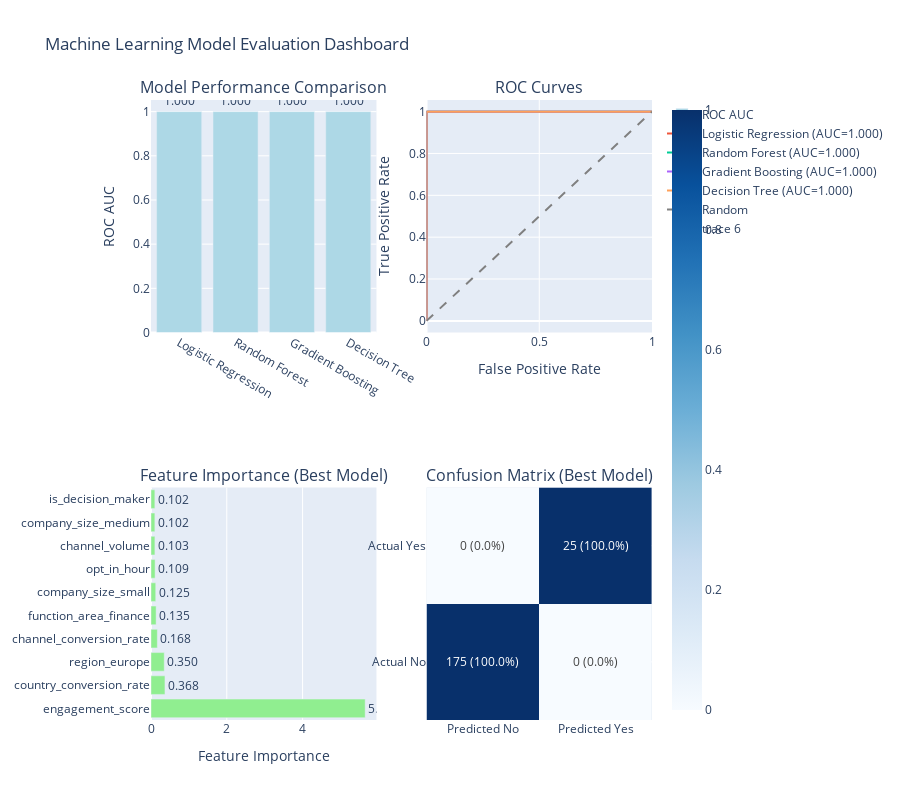

The cell this chart's notebook holds for it:
### Code cell
# Create comprehensive model evaluation visualizations
fig = make_subplots(
    rows=2, cols=2,
    subplot_titles=[
        'Model Performance Comparison',
        'ROC Curves',
        'Feature Importance (Best Model)',
        'Confusion Matrix (Best Model)'
    ],
    specs=[[{"type": "bar"}, {"type": "scatter"}],
           [{"type": "bar"}, {"type": "heatmap"}]]
)

# 1. Model performance comparison
model_names = list(model_results.keys())
roc_aucs = [model_results[name]['metrics']['roc_auc'] for name in model_names]
f1_scores = [model_results[name]['metrics']['f1'] for name in model_names]

fig.add_trace(
    go.Bar(
        x=model_names,
        y=roc_aucs,
        name='ROC AUC',
        marker_color='lightblue',
        text=[f'{auc:.3f}' for auc in roc_aucs],
        textposition='outside'
    ),
    row=1, col=1
)

# 2. ROC curves
for name, result in model_results.items():
    y_pred_proba = result['probabilities']
    fpr, tpr, _ = roc_curve(y_test, y_pred_proba)
    auc_score = result['metrics']['roc_auc']
    
    fig.add_trace(
        go.Scatter(
            x=fpr,
            y=tpr,
            mode='lines',
            name=f'{name} (AUC={auc_score:.3f})',
            line=dict(width=2)
        ),
        row=1, col=2
    )

# Add diagonal line for random classifier
fig.add_trace(
    go.Scatter(
        x=[0, 1],
        y=[0, 1],
        mode='lines',
        name='Random',
        line=dict(dash='dash', color='gray')
    ),
    row=1, col=2
)

# 3. Feature importance (best model)
if 'feature_importance' in best_model['metrics']:
    top_features = best_model['metrics']['feature_importance'].head(10)
    
    fig.add_trace(
        go.Bar(
            x=top_features['importance'],
            y=top_features['feature'],
            orientation='h',
            marker_color='lightgreen',
            text=[f'{imp:.3f}' for imp in top_features['importance']],
            textposition='outside'
        ),
        row=2, col=1
    )

# 4. Confusion matrix (best model)
cm = confusion_matrix(y_test, best_model['predictions'])
cm_normalized = cm.astype('float') / cm.sum(axis=1)[:, np.newaxis]

fig.add_trace(
    go.Heatmap(
        z=cm_normalized,
        x=['Predicted No', 'Predicted Yes'],
        y=['Actual No', 'Actual Yes'],
        colorscale='Blues',
        text=[[f'{cm[0][0]}\n({cm_normalized[0][0]:.1%})', f'{cm[0][1]}\n({cm_normalized[0][1]:.1%})'],
              [f'{cm[1][0]}\n({cm_normalized[1][0]:.1%})', f'{cm[1][1]}\n({cm_normalized[1][1]:.1%})']],
        texttemplate="%{text}",
        showscale=True
    ),
    row=2, col=2
)

fig.update_layout(
    title_text="Machine Learning Model Evaluation Dashboard",
    height=800,
    showlegend=True
)

fig.update_yaxes(title_text="ROC AUC", row=1, col=1)
fig.update_xaxes(title_text="False Positive Rate", row=1, col=2)
fig.update_yaxes(title_text="True Positive Rate", row=1, col=2)
fig.update_xaxes(title_text="Feature Importance", row=2, col=1)

fig.show()

# Print detailed feature importance
if 'feature_importance' in best_model['metrics']:
    print(f"\n📊 TOP 10 MOST IMPORTANT FEATURES ({best_model_name})")
    print("=" * 60)
    top_features = best_model['metrics']['feature_importance'].head(10)
    for i, (_, row) in enumerate(top_features.iterrows(), 1):
        print(f"{i:2d}. {row['feature']:<35}: {row['importance']:.4f}")

print(f"\n💡 MODEL INSIGHTS:")
print(f"  1. MODEL PERFORMANCE: {best_model_name} achieves {best_model['metrics']['roc_auc']:.1%} AUC")
print(f"  2. PREDICTION CONFIDENCE: Cross-validation shows consistent performance")
print(f"  3. BUSINESS APPLICATION: Model can identify {best_model['metrics']['recall']:.1%} of actual converters")
print(f"  4. PRECISION TRADE-OFF: {best_model['metrics']['precision']:.1%} of predicted converters actually convert")

### Figure 1 — Plotly figure (JSON) as saved in the notebook; plotly's stock layout.template omitted (floating-point values rounded to 4 significant figures)
{"data": [{"marker": {"color": "lightblue"}, "name": "ROC AUC", "text": ["1.000", "1.000", "1.000", "1.000"], "textposition": "outside", "type": "bar", "x": ["Logistic Regression", "Random Forest", "Gradient Boosting", "Decision Tree"], "xaxis": "x", "y": [1, 1, 1, 1], "yaxis": "y"}, {"line": {"width": 2}, "mode": "lines", "name": "Logistic Regression (AUC=1.000)", "type": "scatter", "x": [0.0, 0.0, 0.0, 0.7886, 0.8, 1.0], "xaxis": "x2", "y": [0.0, 0.04, 1.0, 1.0, 1.0, 1.0], "yaxis": "y2"}, {"line": {"width": 2}, "mode": "lines", "name": "Random Forest (AUC=1.000)", "type": "scatter", "x": [0.0, 0.0, 0.0, 0.0, 0.0, 0.0, 0.0, 0.0, 0.0, 0.0, 0.0, 0.01143, 0.02286, 0.02857, 0.04571, 0.05143, 0.07429, 0.1029, 0.16, 0.2343, 0.3371, 0.5543, 1.0], "xaxis": "x2", "y": [0.0, 0.04, 0.08, 0.2, 0.28, 0.32, 0.4, 0.52, 0.72, 0.88, 1.0, 1.0, 1.0, 1.0, 1.0, 1.0, 1.0, 1.0, 1.0, 1.0, 1.0, 1.0, 1.0], "yaxis": "y2"}, {"line": {"width": 2}, "mode": "lines", "name": "Gradient Boosting (AUC=1.000)", "type": "scatter", "x": [0.0, 0.0, 1.0], "xaxis": "x2", "y": [0.0, 1.0, 1.0], "yaxis": "y2"}, {"line": {"width": 2}, "mode": "lines", "name": "Decision Tree (AUC=1.000)", "type": "scatter", "x": [0.0, 0.0, 1.0], "xaxis": "x2", "y": [0.0, 1.0, 1.0], "yaxis": "y2"}, {"line": {"color": "gray", "dash": "dash"}, "mode": "lines", "name": "Random", "type": "scatter", "x": [0, 1], "xaxis": "x2", "y": [0, 1], "yaxis": "y2"}, {"marker": {"color": "lightgreen"}, "orientation": "h", "text": ["5.652", "0.368", "0.350", "0.168", "0.135", "0.125", "0.109", "0.103", "0.102", "0.102"], "textposition": "outside", "type": "bar", "x": [5.652, 0.3685, 0.3497, 0.1677, 0.1353, 0.1252, 0.1086, 0.1029, 0.1021, 0.102], "xaxis": "x3", "y": ["engagement_score", "country_conversion_rate", "region_europe", "channel_conversion_rate", "function_area_finance", "company_size_small", "opt_in_hour", "channel_volume", "company_size_medium", "is_decision_maker"], "yaxis": "y3"}, {"colorscale": [[0, "rgb(247,251,255)"], [0.125, "rgb(222,235,247)"], [0.25, "rgb(198,219,239)"], [0.375, "rgb(158,202,225)"], [0.5, "rgb(107,174,214)"], [0.625, "rgb(66,146,198)"], [0.75, "rgb(33,113,181)"], [0.875, "rgb(8,81,156)"], [1, "rgb(8,48,107)"]], "showscale": true, "text": [["175\n(100.0%)", "0\n(0.0%)"], ["0\n(0.0%)", "25\n(100.0%)"]], "texttemplate": "%{text}", "type": "heatmap", "x": ["Predicted No", "Predicted Yes"], "xaxis": "x4", "y": ["Actual No", "Actual Yes"], "yaxis": "y4", "z": [[1.0, 0.0], [0.0, 1.0]]}], "layout": {"annotations": [{"font": {"size": 16}, "showarrow": false, "text": "Model Performance Comparison", "x": 0.225, "xanchor": "center", "xref": "paper", "y": 1, "yanchor": "bottom", "yref": "paper"}, {"font": {"size": 16}, "showarrow": false, "text": "ROC Curves", "x": 0.775, "xanchor": "center", "xref": "paper", "y": 1, "yanchor": "bottom", "yref": "paper"}, {"font": {"size": 16}, "showarrow": false, "text": "Feature Importance (Best Model)", "x": 0.225, "xanchor": "center", "xref": "paper", "y": 0.375, "yanchor": "bottom", "yref": "paper"}, {"font": {"size": 16}, "showarrow": false, "text": "Confusion Matrix (Best Model)", "x": 0.775, "xanchor": "center", "xref": "paper", "y": 0.375, "yanchor": "bottom", "yref": "paper"}], "height": 800, "showlegend": true, "title": {"text": "Machine Learning Model Evaluation Dashboard"}, "xaxis": {"anchor": "y", "domain": [0, 0.45]}, "xaxis2": {"anchor": "y2", "domain": [0.55, 1], "title": {"text": "False Positive Rate"}}, "xaxis3": {"anchor": "y3", "domain": [0, 0.45], "title": {"text": "Feature Importance"}}, "xaxis4": {"anchor": "y4", "domain": [0.55, 1]}, "yaxis": {"anchor": "x", "domain": [0.625, 1], "title": {"text": "ROC AUC"}}, "yaxis2": {"anchor": "x2", "domain": [0.625, 1], "title": {"text": "True Positive Rate"}}, "yaxis3": {"anchor": "x3", "domain": [0, 0.375]}, "yaxis4": {"anchor": "x4", "domain": [0, 0.375]}}}
